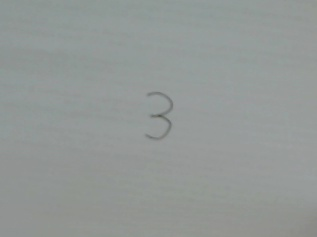
#> input picture KNN-HandWriting/3.jpg, 317 x 237 px
$ python -i functionsCV.py   (imports and definitions only)   (Python 2 division)
#> lines starting #> are read from the running program, lines starting #| are printed output that depends on the picture; after the words box and inside, x2 and y2 are one past the last pixel; in counts of white or black regions, pixels touching at a corner belong together
#> further down, picture is the input picture: shape (237, 317, 3); mean B, G, R 150.1, 152.1, 146.9
#coding=utf-8
import cv2
from numpy import *

#提取包含数字的ROI正方形
def findROI(image):
    gray = cv2.cvtColor(image,cv2.COLOR_BGR2GRAY)#转化为灰度图
    retval, binary = cv2.threshold(gray, 130 , 255, cv2.THRESH_BINARY_INV);#二值化，前景为白色
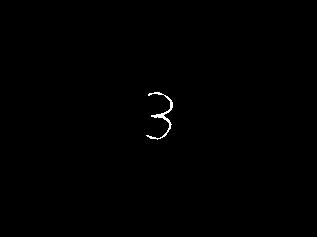
#> binary: shape (237, 317); 0.29% white in thin lines or dots, all inside (x1, y1, x2, y2) = (146, 92, 173, 140)
    #element = cv2.getStructuringElement(cv2.MORPH_ELLIPSE,(3, 3))
    #dilate = cv2.dilate(binary,element)#用椭圆结构元素进行前景的膨胀
    binaryImg = binary.copy()#备份膨胀后的二值图像

    contours, hierarchy = cv2.findContours(binary,cv2.RETR_EXTERNAL,cv2.CHAIN_APPROX_NONE)#寻找轮廓
#> contours = 1 contour; box (x1, y1, x2, y2) and area: (146, 92, 173, 140) 132
    if len(contours)>1:
        print '错误！轮廓数量多于一个！'
        return

    #查找轮廓上下左右的极值点
    leftMostX = int(contours[0][:,0,0].min())
#> leftMostX = 146
    rightMostX = int(contours[0][:,0,0].max())
#> rightMostX = 172
    topMostY = int(contours[0][:,0,1].min())
#> topMostY = 92
    downMostY = int(contours[0][:,0,1].max())
#> downMostY = 139
    #提取包围数字的最小ROI，且要求长宽相等
    roiBinary = binaryImg[topMostY-1:downMostY+2,leftMostX-1:rightMostX+2].copy()#切出数字部分
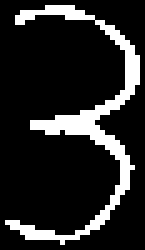
#> roiBinary: shape (50, 29) (shown 5 times larger); 15.2% white in thin lines or dots, all inside (x1, y1, x2, y2) = (1, 1, 28, 49)
    oldWidth = rightMostX-leftMostX+3#原始数字宽
#> oldWidth = 29
    width = downMostY - topMostY +3 #正方形化后的边长
#> width = 50
    rectBinary = zeros((width,width),dtype = uint8)#创建正方形化之后的图像
    rectBinary[:,(width-oldWidth)/2:((width-oldWidth)/2+oldWidth)] = roiBinary.copy()#得到正方形图像
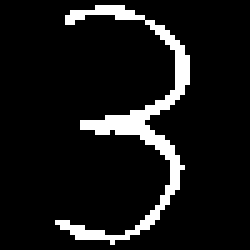
#> rectBinary: shape (50, 50) (shown 5 times larger); 8.8% white in thin lines or dots, all inside (x1, y1, x2, y2) = (11, 1, 38, 49)

    return rectBinary

#将包含数字的ROI缩小为32*32
def roiTo32(roi):
    returnROI = zeros((32,32),dtype = uint8)
    cv2.resize(roi,(32,32),returnROI)
    retval, binary = cv2.threshold(returnROI, 1 , 255, cv2.THRESH_BINARY);
    return binary

#将32*32的图像转化为一个1024长度的只包含0和1的一维向量
def roi2Vect(roi):
    returnVect = zeros((1,1024))
    for i in range(32):
        for j in range(32):
            returnVect[0,i*32+j] = int(roi[i,j]/255)
    return returnVect


>>> import cv2
>>> picture = cv2.imread('3.jpg')
>>> result = findROI(picture)
